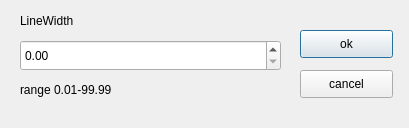
<?xml version="1.0" encoding="UTF-8"?>
<ui version="4.0">
 <class>LinewidthDialog</class>
 <widget class="QDialog" name="LinewidthDialog">
  <property name="geometry">
   <rect>
    <x>0</x>
    <y>0</y>
    <width>409</width>
    <height>128</height>
   </rect>
  </property>
  <property name="windowTitle">
   <string>LinewidthDialog</string>
  </property>
  <widget class="QPushButton" name="okButton">
   <property name="geometry">
    <rect>
     <x>300</x>
     <y>30</y>
     <width>93</width>
     <height>28</height>
    </rect>
   </property>
   <property name="styleSheet">
    <string notr="true">QPushButton{//常规属性设置

       font-size: 12px;
       background-repeat:no-repeat;//图片较小时，不显示个。
       border-style: flat;//扁平

       border-left:1px solid #CCCCCC;//边框线条粗细、虚实、颜色
}
QPushButton:hover{//按钮高亮属性设置

       background-repeat:no-repeat;

       border-style: flat;

       border-left:1px solid #CCCCCC;

}

 

QPushButton:pressed{//按钮按下时的属性设置

       border-style: flat;

       border-left:1px solid #CCCCCC;

}</string>
   </property>
   <property name="text">
    <string>ok</string>
   </property>
  </widget>
  <widget class="QPushButton" name="cancelButton">
   <property name="geometry">
    <rect>
     <x>300</x>
     <y>70</y>
     <width>93</width>
     <height>28</height>
    </rect>
   </property>
   <property name="styleSheet">
    <string notr="true">QPushButton{//常规属性设置

       font-size: 12px;
       background-repeat:no-repeat;//图片较小时，不显示个。
       border-style: flat;//扁平

       border-left:1px solid #CCCCCC;//边框线条粗细、虚实、颜色
}
QPushButton:hover{//按钮高亮属性设置

       background-repeat:no-repeat;

       border-style: flat;

       border-left:1px solid #CCCCCC;

}

 

QPushButton:pressed{//按钮按下时的属性设置

       border-style: flat;

       border-left:1px solid #CCCCCC;

}</string>
   </property>
   <property name="text">
    <string>cancel</string>
   </property>
  </widget>
  <widget class="QDoubleSpinBox" name="doubleSpinBox">
   <property name="geometry">
    <rect>
     <x>20</x>
     <y>40</y>
     <width>261</width>
     <height>31</height>
    </rect>
   </property>
   <property name="styleSheet">
    <string notr="true">font: 25 9pt &quot;微软雅黑&quot;;
</string>
   </property>
  </widget>
  <widget class="QLabel" name="widthLabel">
   <property name="geometry">
    <rect>
     <x>20</x>
     <y>10</y>
     <width>151</width>
     <height>21</height>
    </rect>
   </property>
   <property name="contextMenuPolicy">
    <enum>Qt::NoContextMenu</enum>
   </property>
   <property name="styleSheet">
    <string notr="true">font: 12pt &quot;黑体&quot;;</string>
   </property>
   <property name="text">
    <string>LineWidth</string>
   </property>
  </widget>
  <widget class="QLabel" name="rangeLabel">
   <property name="geometry">
    <rect>
     <x>20</x>
     <y>80</y>
     <width>151</width>
     <height>20</height>
    </rect>
   </property>
   <property name="text">
    <string>range 0.01-99.99</string>
   </property>
  </widget>
 </widget>
 <layoutdefault spacing="6" margin="11"/>
 <resources/>
 <connections>
  <connection>
   <sender>okButton</sender>
   <signal>clicked()</signal>
   <receiver>LinewidthDialog</receiver>
   <slot>accept()</slot>
   <hints>
    <hint type="sourcelabel">
     <x>346</x>
     <y>53</y>
    </hint>
    <hint type="destinationlabel">
     <x>204</x>
     <y>63</y>
    </hint>
   </hints>
  </connection>
  <connection>
   <sender>cancelButton</sender>
   <signal>clicked()</signal>
   <receiver>LinewidthDialog</receiver>
   <slot>reject()</slot>
   <hints>
    <hint type="sourcelabel">
     <x>346</x>
     <y>93</y>
    </hint>
    <hint type="destinationlabel">
     <x>204</x>
     <y>63</y>
    </hint>
   </hints>
  </connection>
 </connections>
</ui>
